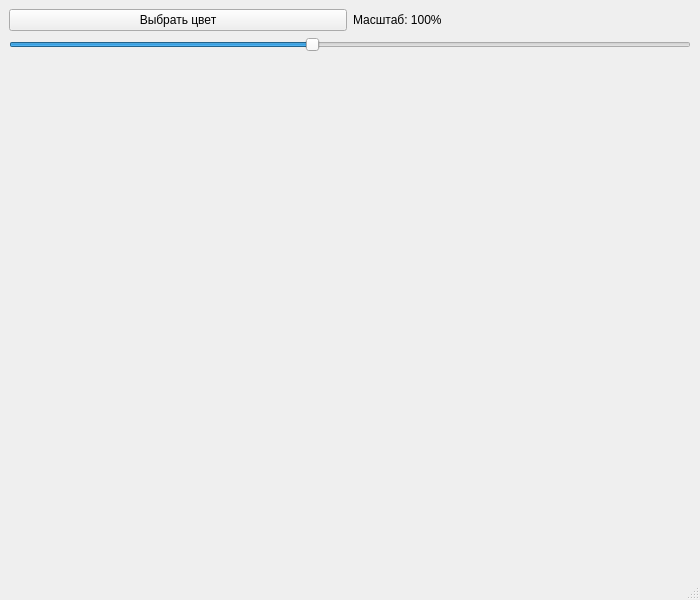
<?xml version="1.0" encoding="UTF-8"?>
<ui version="4.0">
 <class>MainWindow</class>
 <widget class="QMainWindow" name="MainWindow">
  <property name="geometry">
   <rect>
    <x>0</x>
    <y>0</y>
    <width>700</width>
    <height>600</height>
   </rect>
  </property>
  <property name="windowTitle">
   <string>Смайлик</string>
  </property>
  <widget class="QWidget" name="centralwidget">
   <layout class="QVBoxLayout" name="verticalLayout">
    <item>
     <layout class="QHBoxLayout" name="horizontalLayout">
      <item>
       <widget class="QPushButton" name="btnColor">
        <property name="text">
         <string>Выбрать цвет</string>
        </property>
       </widget>
      </item>
      <item>
       <widget class="QLabel" name="labelScale">
        <property name="text">
         <string>Масштаб: 100%</string>
        </property>
       </widget>
      </item>
     </layout>
    </item>
    <item>
     <widget class="QSlider" name="sliderScale">
      <property name="minimum">
       <number>20</number>
      </property>
      <property name="maximum">
       <number>200</number>
      </property>
      <property name="value">
       <number>100</number>
      </property>
      <property name="orientation">
       <enum>Qt::Horizontal</enum>
      </property>
     </widget>
    </item>
    <item>
     <widget class="QWidget" name="canvasWidget" native="true">
      <property name="sizePolicy">
       <sizepolicy hsizetype="Expanding" vsizetype="Expanding">
        <horstretch>0</horstretch>
        <verstretch>0</verstretch>
       </sizepolicy>
      </property>
     </widget>
    </item>
   </layout>
  </widget>
  <widget class="QMenuBar" name="menubar"/>
  <widget class="QStatusBar" name="statusbar"/>
 </widget>
 <resources/>
 <connections/>
</ui>
